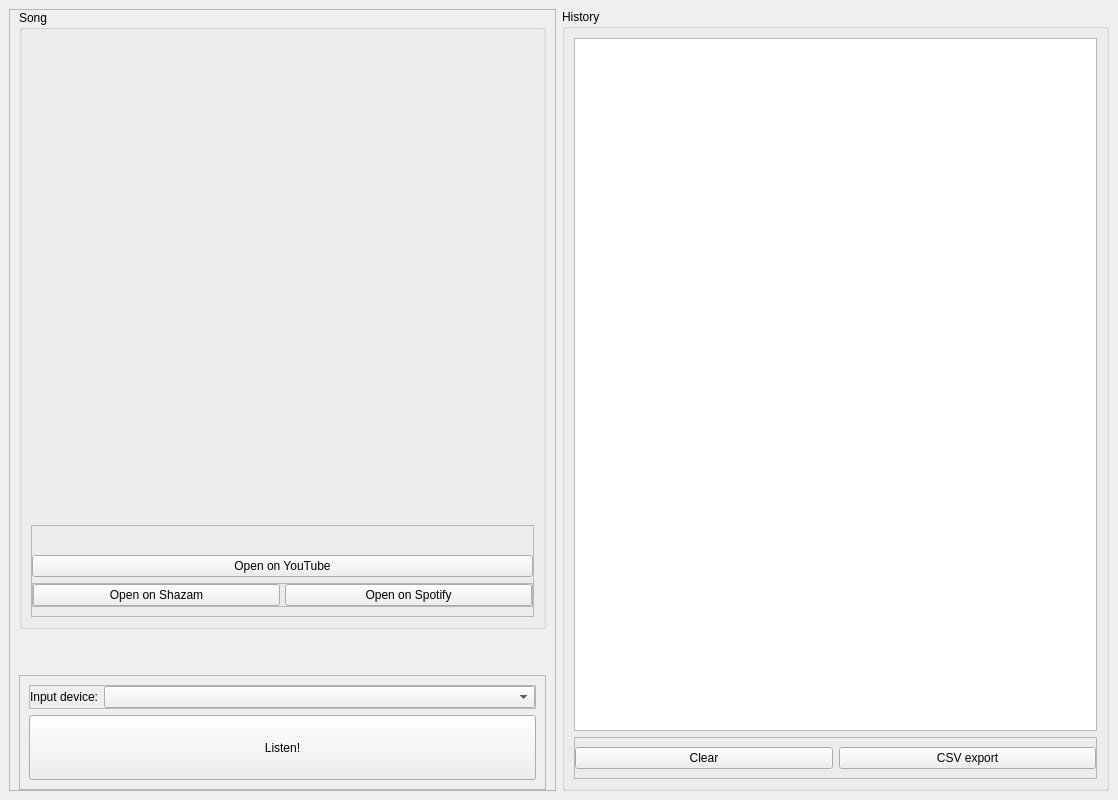
<?xml version="1.0" encoding="UTF-8"?>
<ui version="4.0">
 <class>MainWindow</class>
 <widget class="QMainWindow" name="MainWindow">
  <property name="geometry">
   <rect>
    <x>0</x>
    <y>0</y>
    <width>1118</width>
    <height>800</height>
   </rect>
  </property>
  <property name="windowTitle">
   <string>Music Recognizer </string>
  </property>
  <widget class="QWidget" name="centralwidget">
   <layout class="QHBoxLayout" name="horizontalLayout">
    <item>
     <widget class="QFrame" name="frame">
      <property name="sizePolicy">
       <sizepolicy hsizetype="Expanding" vsizetype="Expanding">
        <horstretch>0</horstretch>
        <verstretch>0</verstretch>
       </sizepolicy>
      </property>
      <property name="frameShape">
       <enum>QFrame::StyledPanel</enum>
      </property>
      <property name="frameShadow">
       <enum>QFrame::Raised</enum>
      </property>
      <layout class="QVBoxLayout" name="verticalLayout">
       <property name="topMargin">
        <number>0</number>
       </property>
       <property name="bottomMargin">
        <number>0</number>
       </property>
       <item>
        <widget class="QGroupBox" name="song_groupbox">
         <property name="sizePolicy">
          <sizepolicy hsizetype="Expanding" vsizetype="Expanding">
           <horstretch>0</horstretch>
           <verstretch>0</verstretch>
          </sizepolicy>
         </property>
         <property name="minimumSize">
          <size>
           <width>350</width>
           <height>450</height>
          </size>
         </property>
         <property name="contextMenuPolicy">
          <enum>Qt::NoContextMenu</enum>
         </property>
         <property name="title">
          <string>Song</string>
         </property>
         <property name="flat">
          <bool>true</bool>
         </property>
         <layout class="QVBoxLayout" name="verticalLayout_3">
          <item>
           <widget class="QLabel" name="image_label">
            <property name="sizePolicy">
             <sizepolicy hsizetype="Expanding" vsizetype="Expanding">
              <horstretch>0</horstretch>
              <verstretch>0</verstretch>
             </sizepolicy>
            </property>
            <property name="text">
             <string/>
            </property>
           </widget>
          </item>
          <item>
           <widget class="QFrame" name="frame_2">
            <property name="sizePolicy">
             <sizepolicy hsizetype="Minimum" vsizetype="Minimum">
              <horstretch>0</horstretch>
              <verstretch>0</verstretch>
             </sizepolicy>
            </property>
            <property name="minimumSize">
             <size>
              <width>320</width>
              <height>0</height>
             </size>
            </property>
            <property name="frameShape">
             <enum>QFrame::StyledPanel</enum>
            </property>
            <property name="frameShadow">
             <enum>QFrame::Raised</enum>
            </property>
            <layout class="QVBoxLayout" name="verticalLayout_2">
             <property name="leftMargin">
              <number>0</number>
             </property>
             <property name="rightMargin">
              <number>0</number>
             </property>
             <item>
              <widget class="QLabel" name="result_label">
               <property name="text">
                <string notr="true"/>
               </property>
               <property name="alignment">
                <set>Qt::AlignCenter</set>
               </property>
               <property name="wordWrap">
                <bool>true</bool>
               </property>
              </widget>
             </item>
             <item>
              <widget class="QPushButton" name="open_yt">
               <property name="sizePolicy">
                <sizepolicy hsizetype="Expanding" vsizetype="Preferred">
                 <horstretch>0</horstretch>
                 <verstretch>0</verstretch>
                </sizepolicy>
               </property>
               <property name="autoFillBackground">
                <bool>false</bool>
               </property>
               <property name="text">
                <string>Open on YouTube</string>
               </property>
              </widget>
             </item>
             <item>
              <widget class="QFrame" name="frame_3">
               <property name="sizePolicy">
                <sizepolicy hsizetype="Preferred" vsizetype="Fixed">
                 <horstretch>0</horstretch>
                 <verstretch>0</verstretch>
                </sizepolicy>
               </property>
               <property name="minimumSize">
                <size>
                 <width>320</width>
                 <height>0</height>
                </size>
               </property>
               <property name="frameShape">
                <enum>QFrame::StyledPanel</enum>
               </property>
               <property name="frameShadow">
                <enum>QFrame::Raised</enum>
               </property>
               <layout class="QHBoxLayout" name="horizontalLayout_2">
                <property name="spacing">
                 <number>5</number>
                </property>
                <property name="leftMargin">
                 <number>0</number>
                </property>
                <property name="topMargin">
                 <number>0</number>
                </property>
                <property name="rightMargin">
                 <number>0</number>
                </property>
                <property name="bottomMargin">
                 <number>0</number>
                </property>
                <item>
                 <widget class="QPushButton" name="open_shazam">
                  <property name="sizePolicy">
                   <sizepolicy hsizetype="Expanding" vsizetype="Preferred">
                    <horstretch>0</horstretch>
                    <verstretch>0</verstretch>
                   </sizepolicy>
                  </property>
                  <property name="minimumSize">
                   <size>
                    <width>150</width>
                    <height>0</height>
                   </size>
                  </property>
                  <property name="text">
                   <string>Open on Shazam</string>
                  </property>
                 </widget>
                </item>
                <item>
                 <widget class="QPushButton" name="open_spotify">
                  <property name="sizePolicy">
                   <sizepolicy hsizetype="Expanding" vsizetype="Preferred">
                    <horstretch>0</horstretch>
                    <verstretch>0</verstretch>
                   </sizepolicy>
                  </property>
                  <property name="minimumSize">
                   <size>
                    <width>150</width>
                    <height>0</height>
                   </size>
                  </property>
                  <property name="text">
                   <string>Open on Spotify</string>
                  </property>
                 </widget>
                </item>
               </layout>
              </widget>
             </item>
            </layout>
           </widget>
          </item>
         </layout>
        </widget>
       </item>
       <item>
        <spacer name="verticalSpacer">
         <property name="orientation">
          <enum>Qt::Vertical</enum>
         </property>
         <property name="sizeType">
          <enum>QSizePolicy::Maximum</enum>
         </property>
         <property name="sizeHint" stdset="0">
          <size>
           <width>20</width>
           <height>40</height>
          </size>
         </property>
        </spacer>
       </item>
       <item>
        <widget class="QFrame" name="device_listen_frame">
         <property name="frameShape">
          <enum>QFrame::StyledPanel</enum>
         </property>
         <property name="frameShadow">
          <enum>QFrame::Raised</enum>
         </property>
         <layout class="QVBoxLayout" name="verticalLayout_5">
          <item>
           <widget class="QFrame" name="frame_4">
            <property name="frameShape">
             <enum>QFrame::StyledPanel</enum>
            </property>
            <property name="frameShadow">
             <enum>QFrame::Raised</enum>
            </property>
            <layout class="QHBoxLayout" name="horizontalLayout_4">
             <property name="leftMargin">
              <number>0</number>
             </property>
             <property name="topMargin">
              <number>0</number>
             </property>
             <property name="rightMargin">
              <number>0</number>
             </property>
             <property name="bottomMargin">
              <number>0</number>
             </property>
             <item>
              <widget class="QLabel" name="label">
               <property name="text">
                <string>Input device:</string>
               </property>
              </widget>
             </item>
             <item>
              <widget class="QComboBox" name="input_device_combo">
               <property name="sizePolicy">
                <sizepolicy hsizetype="Expanding" vsizetype="Fixed">
                 <horstretch>0</horstretch>
                 <verstretch>0</verstretch>
                </sizepolicy>
               </property>
              </widget>
             </item>
            </layout>
           </widget>
          </item>
          <item>
           <widget class="QPushButton" name="listem_btn">
            <property name="minimumSize">
             <size>
              <width>0</width>
              <height>65</height>
             </size>
            </property>
            <property name="font">
             <font>
              <pointsize>9</pointsize>
             </font>
            </property>
            <property name="text">
             <string>Listen!</string>
            </property>
           </widget>
          </item>
         </layout>
        </widget>
       </item>
      </layout>
     </widget>
    </item>
    <item>
     <widget class="QGroupBox" name="groupBox">
      <property name="sizePolicy">
       <sizepolicy hsizetype="Expanding" vsizetype="Expanding">
        <horstretch>0</horstretch>
        <verstretch>0</verstretch>
       </sizepolicy>
      </property>
      <property name="minimumSize">
       <size>
        <width>400</width>
        <height>0</height>
       </size>
      </property>
      <property name="title">
       <string>History</string>
      </property>
      <property name="flat">
       <bool>true</bool>
      </property>
      <layout class="QVBoxLayout" name="verticalLayout_4">
       <item>
        <widget class="QListView" name="history_list_view">
         <property name="font">
          <font>
           <italic>false</italic>
           <bold>false</bold>
          </font>
         </property>
        </widget>
       </item>
       <item>
        <widget class="QFrame" name="frame_5">
         <property name="frameShape">
          <enum>QFrame::StyledPanel</enum>
         </property>
         <property name="frameShadow">
          <enum>QFrame::Raised</enum>
         </property>
         <property name="lineWidth">
          <number>0</number>
         </property>
         <layout class="QHBoxLayout" name="horizontalLayout_3">
          <property name="leftMargin">
           <number>0</number>
          </property>
          <property name="rightMargin">
           <number>0</number>
          </property>
          <item>
           <widget class="QPushButton" name="clear_history_btn">
            <property name="text">
             <string>Clear</string>
            </property>
           </widget>
          </item>
          <item>
           <widget class="QPushButton" name="export_history_btn">
            <property name="text">
             <string>CSV export</string>
            </property>
           </widget>
          </item>
         </layout>
        </widget>
       </item>
      </layout>
     </widget>
    </item>
   </layout>
  </widget>
 </widget>
 <resources/>
 <connections/>
</ui>
